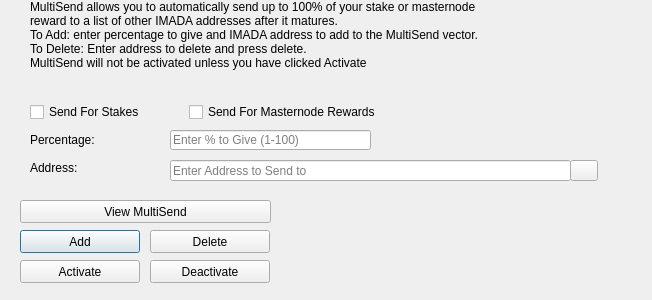
<?xml version="1.0" encoding="UTF-8"?>
<ui version="4.0">
 <class>MultiSendDialog</class>
 <widget class="QDialog" name="MultiSendDialog">
  <property name="windowModality">
   <enum>Qt::NonModal</enum>
  </property>
  <property name="geometry">
   <rect>
    <x>0</x>
    <y>0</y>
    <width>652</width>
    <height>300</height>
   </rect>
  </property>
  <property name="windowTitle">
   <string>MultiSend</string>
  </property>
  <widget class="QLineEdit" name="multiSendPercentEdit">
   <property name="geometry">
    <rect>
     <x>170</x>
     <y>130</y>
     <width>201</width>
     <height>20</height>
    </rect>
   </property>
   <property name="toolTip">
    <string>Enter whole numbers 1 - 100</string>
   </property>
   <property name="placeholderText">
    <string>Enter % to Give (1-100)</string>
   </property>
  </widget>
  <widget class="QLineEdit" name="multiSendAddressEdit">
   <property name="geometry">
    <rect>
     <x>170</x>
     <y>160</y>
     <width>401</width>
     <height>21</height>
    </rect>
   </property>
   <property name="toolTip">
    <string/>
   </property>
   <property name="placeholderText">
    <string>Enter Address to Send to</string>
   </property>
  </widget>
  <widget class="QLabel" name="label_2">
   <property name="geometry">
    <rect>
     <x>30</x>
     <y>0</y>
     <width>451</width>
     <height>121</height>
    </rect>
   </property>
   <property name="lineWidth">
    <number>1</number>
   </property>
   <property name="text">
    <string>MultiSend allows you to automatically send up to 100% of your stake or masternode reward to a list of other IMADA addresses after it matures.
To Add: enter percentage to give and IMADA address to add to the MultiSend vector.
To Delete: Enter address to delete and press delete.
MultiSend will not be activated unless you have clicked Activate</string>
   </property>
   <property name="alignment">
    <set>Qt::AlignLeading|Qt::AlignLeft|Qt::AlignTop</set>
   </property>
   <property name="wordWrap">
    <bool>true</bool>
   </property>
  </widget>
  <widget class="QLabel" name="message">
   <property name="geometry">
    <rect>
     <x>290</x>
     <y>200</y>
     <width>351</width>
     <height>91</height>
    </rect>
   </property>
   <property name="text">
    <string/>
   </property>
  </widget>
  <widget class="QPushButton" name="addButton">
   <property name="geometry">
    <rect>
     <x>20</x>
     <y>230</y>
     <width>120</width>
     <height>23</height>
    </rect>
   </property>
   <property name="toolTip">
    <string/>
   </property>
   <property name="statusTip">
    <string>Add to MultiSend Vector</string>
   </property>
   <property name="text">
    <string>Add</string>
   </property>
  </widget>
  <widget class="QPushButton" name="disableButton">
   <property name="geometry">
    <rect>
     <x>150</x>
     <y>260</y>
     <width>120</width>
     <height>23</height>
    </rect>
   </property>
   <property name="statusTip">
    <string>Deactivate MultiSend</string>
   </property>
   <property name="text">
    <string>Deactivate</string>
   </property>
  </widget>
  <widget class="QPushButton" name="addressBookButton">
   <property name="geometry">
    <rect>
     <x>570</x>
     <y>160</y>
     <width>28</width>
     <height>21</height>
    </rect>
   </property>
   <property name="toolTip">
    <string>Choose an address from the address book</string>
   </property>
   <property name="text">
    <string/>
   </property>
   <property name="icon">
    <iconset resource="../imada.qrc">
     <normaloff>:/icons/address-book</normaloff>:/icons/address-book</iconset>
   </property>
   <property name="shortcut">
    <string>Alt+A</string>
   </property>
   <property name="autoDefault">
    <bool>false</bool>
   </property>
  </widget>
  <widget class="QLabel" name="label">
   <property name="geometry">
    <rect>
     <x>30</x>
     <y>130</y>
     <width>121</width>
     <height>20</height>
    </rect>
   </property>
   <property name="toolTip">
    <string>Percentage of stake to send</string>
   </property>
   <property name="text">
    <string>Percentage:</string>
   </property>
  </widget>
  <widget class="QLabel" name="label_5">
   <property name="geometry">
    <rect>
     <x>30</x>
     <y>160</y>
     <width>111</width>
     <height>16</height>
    </rect>
   </property>
   <property name="toolTip">
    <string>Address to send portion of stake to</string>
   </property>
   <property name="text">
    <string>Address:</string>
   </property>
  </widget>
  <widget class="QPushButton" name="deleteButton">
   <property name="geometry">
    <rect>
     <x>150</x>
     <y>230</y>
     <width>120</width>
     <height>23</height>
    </rect>
   </property>
   <property name="toolTip">
    <string/>
   </property>
   <property name="statusTip">
    <string>Delete Address From MultiSend Vector</string>
   </property>
   <property name="text">
    <string>Delete</string>
   </property>
  </widget>
  <widget class="QPushButton" name="activateButton">
   <property name="geometry">
    <rect>
     <x>20</x>
     <y>260</y>
     <width>120</width>
     <height>23</height>
    </rect>
   </property>
   <property name="statusTip">
    <string>Activate MultiSend</string>
   </property>
   <property name="text">
    <string>Activate</string>
   </property>
  </widget>
  <widget class="QPushButton" name="viewButton">
   <property name="geometry">
    <rect>
     <x>20</x>
     <y>200</y>
     <width>251</width>
     <height>23</height>
    </rect>
   </property>
   <property name="toolTip">
    <string/>
   </property>
   <property name="statusTip">
    <string>View MultiSend Vector</string>
   </property>
   <property name="text">
    <string>View MultiSend</string>
   </property>
  </widget>
  <widget class="QWidget" name="horizontalLayoutWidget">
   <property name="geometry">
    <rect>
     <x>30</x>
     <y>100</y>
     <width>351</width>
     <height>24</height>
    </rect>
   </property>
   <layout class="QHBoxLayout" name="horizontalLayout">
    <item>
     <widget class="QCheckBox" name="multiSendStakeCheckBox">
      <property name="text">
       <string>Send For Stakes</string>
      </property>
     </widget>
    </item>
    <item>
     <widget class="QCheckBox" name="multiSendMasternodeCheckBox">
      <property name="text">
       <string>Send For Masternode Rewards</string>
      </property>
     </widget>
    </item>
   </layout>
  </widget>
 </widget>
 <resources>
  <include location="../imada.qrc"/>
 </resources>
 <connections/>
</ui>
